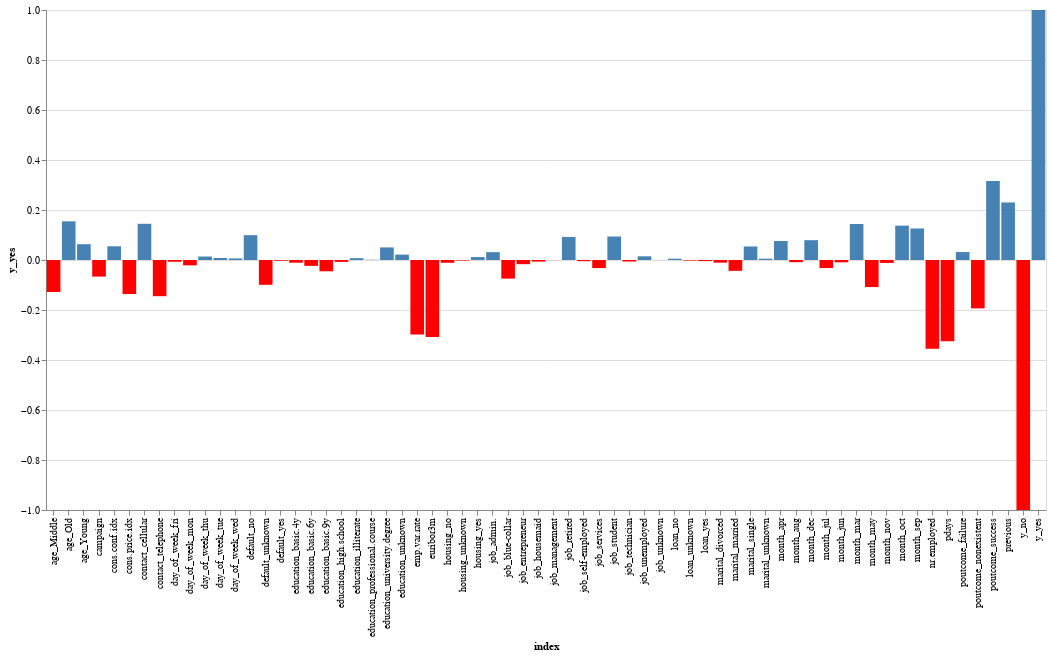

Here is the notebook cell this chart was saved with:
### Code cell
alt.Chart(corY).mark_bar().encode(
    x = 'index:N',
    y = 'y_yes:Q',
    color= alt.condition(
        alt.datum.y_yes > 0, 
        alt.value("steelblue"),
        alt.value("red"))
).properties(
    width=1000,
    height= 500
)

### Figure 1 — Vega-Lite specification as saved in the notebook (floating-point values rounded to 4 significant figures)
{"config": {"view": {"continuousWidth": 400, "continuousHeight": 300}}, "data": {"name": "data-b8a840191e1e00b31f6bbc0e8bf449ae"}, "mark": "bar", "encoding": {"color": {"condition": {"value": "steelblue", "test": "(datum.y_yes > 0)"}, "value": "red"}, "x": {"type": "nominal", "field": "index"}, "y": {"type": "quantitative", "field": "y_yes"}}, "height": 500, "width": 1000, "$schema": "https://vega.github.io/schema/vega-lite/v4.8.1.json", "datasets": {"data-b8a840191e1e00b31f6bbc0e8bf449ae": [{"index": "age_Middle", "y_yes": -0.128}, {"index": "age_Old", "y_yes": 0.1546}, {"index": "age_Young", "y_yes": 0.06316}, {"index": "job_admin.", "y_yes": 0.03143}, {"index": "job_blue-collar", "y_yes": -0.07442}, {"index": "job_entrepreneur", "y_yes": -0.01664}, {"index": "job_housemaid", "y_yes": -0.006505}, {"index": "job_management", "y_yes": -0.0004189}, {"index": "job_retired", "y_yes": 0.09222}, {"index": "job_self-employed", "y_yes": -0.004663}, {"index": "job_services", "y_yes": -0.0323}, {"index": "job_student", "y_yes": 0.09395}, {"index": "job_technician", "y_yes": -0.006149}, {"index": "job_unemployed", "y_yes": 0.01475}, {"index": "job_unknown", "y_yes": -0.0001515}, {"index": "marital_divorced", "y_yes": -0.01061}, {"index": "marital_married", "y_yes": -0.0434}, {"index": "marital_single", "y_yes": 0.05413}, {"index": "marital_unknown", "y_yes": 0.005211}, {"index": "education_basic.4y", "y_yes": -0.0108}, {"index": "education_basic.6y", "y_yes": -0.02352}, {"index": "education_basic.9y", "y_yes": -0.04514}, {"index": "education_high.school", "y_yes": -0.007452}, {"index": "education_illiterate", "y_yes": 0.007246}, {"index": "education_professional.course", "y_yes": 0.001003}, {"index": "education_university.degree", "y_yes": 0.05036}, {"index": "education_unknown", "y_yes": 0.02143}, {"index": "default_no", "y_yes": 0.09934}, {"index": "default_unknown", "y_yes": -0.09929}, {"index": "default_yes", "y_yes": -0.003041}, {"index": "housing_no", "y_yes": -0.01109}, {"index": "housing_unknown", "y_yes": -0.00227}, {"index": "housing_yes", "y_yes": 0.01174}, {"index": "loan_no", "y_yes": 0.005123}, {"index": "loan_unknown", "y_yes": -0.00227}, {"index": "loan_yes", "y_yes": -0.004466}, {"index": "contact_cellular", "y_yes": 0.1448}, {"index": "contact_telephone", "y_yes": -0.1448}, {"index": "month_apr", "y_yes": 0.07614}, {"index": "month_aug", "y_yes": -0.008813}, {"index": "month_dec", "y_yes": 0.0793}, {"index": "month_jul", "y_yes": -0.03223}, {"index": "month_jun", "y_yes": -0.009182}, {"index": "month_mar", "y_yes": 0.144}, {"index": "month_may", "y_yes": -0.1083}, {"index": "month_nov", "y_yes": -0.0118}, {"index": "month_oct", "y_yes": 0.1374}, {"index": "month_sep", "y_yes": 0.1261}, {"index": "day_of_week_fri", "y_yes": -0.006996}, {"index": "day_of_week_mon", "y_yes": -0.02126}, {"index": "day_of_week_thu", "y_yes": 0.01389}, {"index": "day_of_week_tue", "y_yes": 0.008046}, {"index": "day_of_week_wed", "y_yes": 0.006302}, {"index": "poutcome_failure", "y_yes": 0.0318}, {"index": "poutcome_nonexistent", "y_yes": -0.1935}, {"index": "poutcome_success", "y_yes": 0.3163}, {"index": "y_no", "y_yes": -1.0}, {"index": "y_yes", "y_yes": 1.0}, {"index": "campaign", "y_yes": -0.06636}, {"index": "pdays", "y_yes": -0.3249}, {"index": "previous", "y_yes": 0.2302}, {"index": "emp.var.rate", "y_yes": -0.2983}, {"index": "cons.price.idx", "y_yes": -0.1362}, {"index": "cons.conf.idx", "y_yes": 0.05488}, {"index": "euribor3m", "y_yes": -0.3078}, {"index": "nr.employed", "y_yes": -0.3547}]}}
